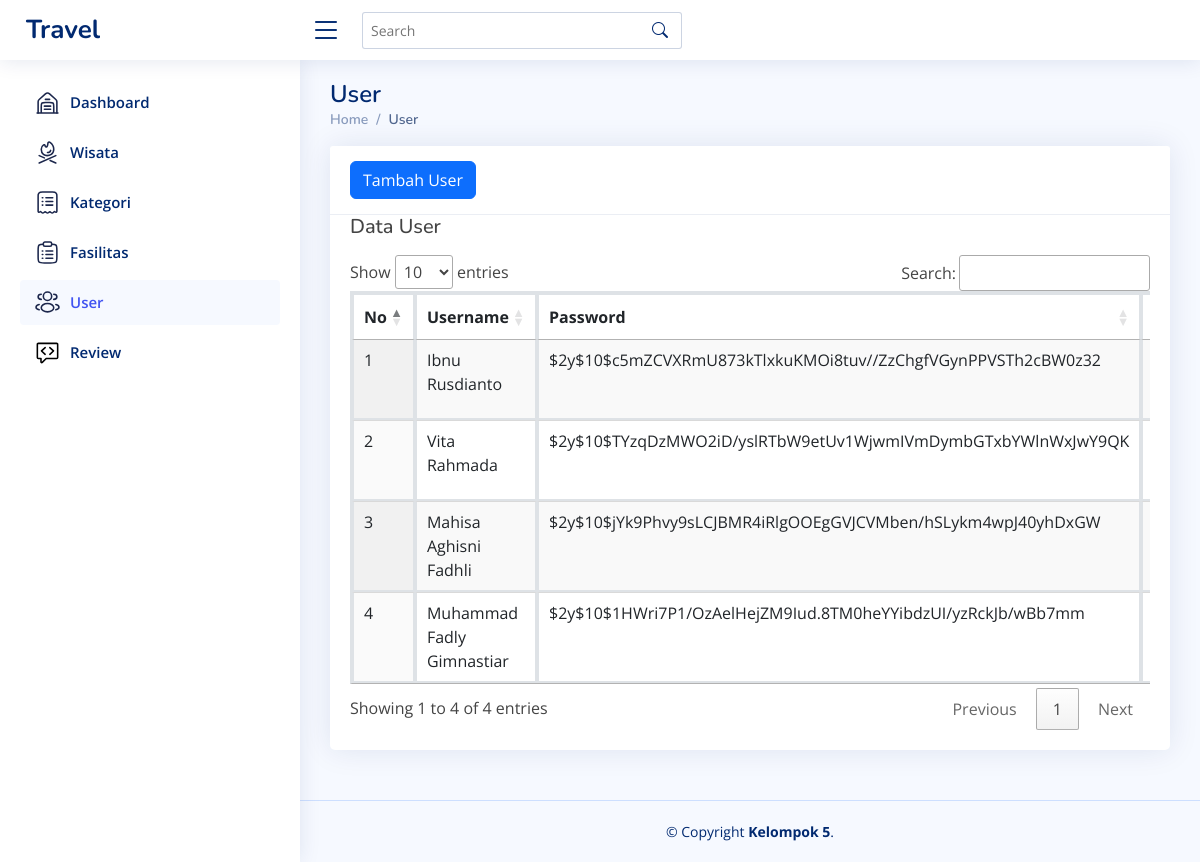
Screenshot of /admin/user.php with the database file from the repository.
### tables this page shows
CREATE TABLE `user` (
  `id` int(11) NOT NULL,
  `username` varchar(50) NOT NULL,
  `password` varchar(255) NOT NULL,
  `role` enum('admin','user') NOT NULL,
  `last_registered` datetime DEFAULT current_timestamp(),
  `img` varchar(255) DEFAULT 'default.jpg',
  `location` varchar(255) DEFAULT NULL,
  `last_activity` datetime DEFAULT current_timestamp() ON UPDATE current_timestamp()
);

### admin/user.php (the view, shortened to what this page needs)
<?php
include('proses-user.php');
?>
<!DOCTYPE html>
<html lang="en">
<head>
    <link href="assets/vendor/bootstrap/css/bootstrap.min.css" rel="stylesheet">
    <link href="assets/vendor/bootstrap-icons/bootstrap-icons.css" rel="stylesheet">
    <link href="assets/vendor/boxicons/css/boxicons.min.css" rel="stylesheet">
    <link href="assets/vendor/quill/quill.snow.css" rel="stylesheet">
    <link href="assets/vendor/quill/quill.bubble.css" rel="stylesheet">
    <link href="assets/vendor/remixicon/remixicon.css" rel="stylesheet">
    <link href="assets/vendor/simple-datatables/style.css" rel="stylesheet">
    <link rel="stylesheet" href="https://cdn.datatables.net/1.13.7/css/jquery.dataTables.css" />
    <link href="https://cdn.jsdelivr.net/npm/sweetalert2@11.9.0/dist/sweetalert2.min.css" rel="stylesheet">
    <link href="assets/css/style.css" rel="stylesheet">
<body>
    <header id="header" class="header fixed-top d-flex align-items-center">
        <div class="d-flex align-items-center justify-content-between">
            <a href="index.php" class="logo d-flex align-items-center">
                <span class="d-none d-lg-block">Travel</span>
            </a>
            <i class="bi bi-list toggle-sidebar-btn"></i>
        </div>
        <div class="search-bar">
            <form class="search-form d-flex align-items-center" method="POST" action="#">
                <input type="text" name="query" placeholder="Search" title="Enter search keyword">
                <button type="submit" title="Search"><i class="bi bi-search"></i></button>
            </form>
        </div>
    </header>
    <aside id="sidebar" class="sidebar">
        <ul class="sidebar-nav" id="sidebar-nav">
            <li class="nav-item">
                <a class="nav-link collapsed" href="index.php">
                    <span>Dashboard</span>
                </a>
            </li>
            <li class="nav-item">
                <a class="nav-link collapsed" href="wisata.php">
                    <span>Wisata</span>
                </a>
            </li>
            <li class="nav-item">
                <a class="nav-link collapsed" href="kategori.php">
                    <span>Kategori</span>
                </a>
            </li>
            <li class="nav-item">
                <a class="nav-link collapsed" href="fasilitas.php">
                    <span>Fasilitas</span>
                </a>
            </li>
            <li class="nav-item">
                <a class="nav-link" href="user.php">
                    <span>User</span>
                </a>
            </li>
            <li class="nav-item">
                <a class="nav-link collapsed" href="review.php">
                    <span>Review</span>
                </a>
            </li>
        </ul>
    </aside>
    <main id="main" class="main">
        <div class="pagetitle">
            <h1>User</h1>
            <nav>
                <ol class="breadcrumb">
                    <li class="breadcrumb-item"><a href="index.php">Home</a></li>
                    <li class="breadcrumb-item active">User</li>
                </ol>
            </nav>
        </div>
        <section class="section dashboard">
            <div class="card">
                <div class="card-header">
                    <button type="button" class="btn btn-primary" data-bs-toggle="modal" data-bs-target="#exampleModal" style="margin-left: 5px;">
                        Tambah User
                    </button>
                </div>
                <div class="card-body">
                    <h5 class="mb-3">Data User</h5>
                    <div class="table-responsive">
                        <table class="table table-bordered display" id="myTable">
                            <thead>
                                <tr>
                                    <th style="width: 5px;">No</th>
                                    <th>Username</th>
                                    <th>Password</th>
                                    <th>Role</th>
                                </tr>
                            </thead>
                            <tbody>
                                <?php
                                $datauser = mysqli_query($conn, "SELECT * FROM user");
                                $i = 1;
                                while ($ambildata = mysqli_fetch_array($datauser)) {
                                    $user = $ambildata['username'];
                                    $password = $ambildata['password'];
                                    $role = $ambildata['role'];
                                ?>
                                    <tr>
                                        <td><?= $i++; ?></td>
                                        <td><?= $user; ?></td>
                                        <td><?= $password; ?></td>
                                        <td><?= $role; ?></td>
                                    </tr>
                                <?php
                                };
                                ?>
                            </tbody>
                        </table>
                    </div>
                </div>
            </div>
        </section>
    </main>
    <footer id="footer" class="footer">
        <div class="copyright">
            &copy; Copyright <strong><span>Kelompok 5</span></strong>.
        </div>
    </footer>
</body>
</html>

### admin/assets/css/style.css (style rules this page uses)
:root { scroll-behavior: smooth; }
body { font-family: "Open Sans", sans-serif; background: #f6f9ff; color: #444444; }
a { color: #4154f1; text-decoration: none; }
h1, h2, h3, h4, h5, h6 { font-family: "Nunito", sans-serif; }
.card { position: relative; display: flex; flex-direction: column; min-width: 0; word-wrap: break-word; background-color: #fff; background-clip: border-box; border: 1px solid rgba(0, 0, 0, 0.125); border-radius: 0.25rem; }
.card-header { padding: 0.75rem 1.25rem; margin-bottom: 0; background-color: rgba(0, 0, 0, 0.03); border-bottom: 1px solid rgba(0, 0, 0, 0.125); }
.card-header:first-child { border-radius: calc(0.25rem - 1px) calc(0.25rem - 1px) 0 0; }
.table-bordered { border: 2px solid #dee2e6; }
.table-bordered th, .table-bordered td { border: 2px solid #dee2e6; }
.table-bordered thead th, .table-bordered thead td { border-bottom-width: 3px; }
.card-body { flex: 1 1 auto; min-height: 1px; padding: 1.25rem; }
.table-responsive { display: block; width: 100%; overflow-x: auto; -webkit-overflow-scrolling: touch; }
#main { margin-top: 60px; padding: 20px 30px; transition: all 0.3s; }
.pagetitle { margin-bottom: 10px; }
.pagetitle h1 { font-size: 24px; margin-bottom: 0; font-weight: 600; color: #012970; }
.card { margin-bottom: 30px; border: none; border-radius: 5px; box-shadow: 0px 0 30px rgba(1, 41, 112, 0.1); }
.card-header, .card-footer { border-color: #ebeef4; background-color: #fff; color: #798eb3; padding: 15px; }
.card-body { padding: 0 20px 20px 20px; }
.breadcrumb { font-size: 14px; font-family: "Nunito", sans-serif; color: #899bbd; font-weight: 600; }
.breadcrumb a { color: #899bbd; transition: 0.3s; }
.breadcrumb .breadcrumb-item::before { color: #899bbd; }
.breadcrumb .active { color: #51678f; font-weight: 600; }
.logo { line-height: 1; }
@media (min-width: 1200px) { .logo { width: 280px; } }
.logo span { font-size: 26px; font-weight: 700; color: #012970; font-family: "Nunito", sans-serif; }
.header { transition: all 0.5s; z-index: 997; height: 60px; box-shadow: 0px 2px 20px rgba(1, 41, 112, 0.1); background-color: #fff; padding-left: 20px; }
.header .toggle-sidebar-btn { font-size: 32px; padding-left: 10px; cursor: pointer; color: #012970; }
.header .search-bar { min-width: 360px; padding: 0 20px; }
.header .search-form { width: 100%; }
.header .search-form input { border: 0; font-size: 14px; color: #012970; border: 1px solid rgba(1, 41, 112, 0.2); padding: 7px 38px 7px 8px; border-radius: 3px; transition: 0.3s; width: 100%; }
.header .search-form button { border: 0; padding: 0; margin-left: -30px; background: none; }
.header .search-form button i { color: #012970; }
.sidebar { position: fixed; top: 60px; left: 0; bottom: 0; width: 300px; z-index: 996; transition: all 0.3s; padding: 20px; overflow-y: auto; scrollbar-width: thin; scrollbar-color: #aab7cf transparent; box-shadow: 0px 0px 20px rgba(1, 41, 112, 0.1); background-color: #fff; }
@media (min-width: 1200px) { #main, #footer { margin-left: 300px; } }
.sidebar-nav { padding: 0; margin: 0; list-style: none; }
.sidebar-nav li { padding: 0; margin: 0; list-style: none; }
.sidebar-nav .nav-item { margin-bottom: 5px; }
.sidebar-nav .nav-link { display: flex; align-items: center; font-size: 15px; font-weight: 600; color: #4154f1; transition: 0.3; background: #f6f9ff; padding: 10px 15px; border-radius: 4px; }
.sidebar-nav .nav-link.collapsed { color: #012970; background: #fff; }
.footer { padding: 20px 0; font-size: 14px; transition: all 0.3s; border-top: 1px solid #cddfff; }
.footer .copyright { text-align: center; color: #012970; }

### rows the page displays
user: username "Ibnu Rusdianto", password "$2y$10$c5mZCVXRmU873kTlxkuKMOi8tuv//ZzChgfVGynPPVSTh2cBW0z32"
user: username "Vita Rahmada", password "$2y$10$TYzqDzMWO2iD/yslRTbW9etUv1WjwmIVmDymbGTxbYWlnWxJwY9QK"
user: username "Mahisa Aghisni Fadhli", password "$2y$10$jYk9Phvy9sLCJBMR4iRlgOOEgGVJCVMben/hSLykm4wpJ40yhDxGW"
user: username "Muhammad Fadly Gimnastiar", password "$2y$10$1HWri7P1/OzAelHejZM9Iud.8TM0heYYibdzUI/yzRckJb/wBb7mm"
